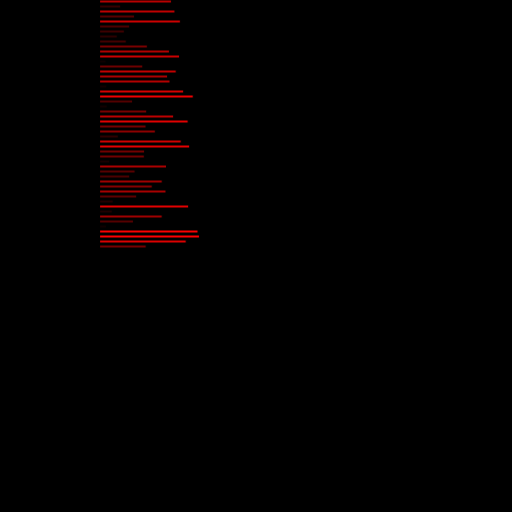
Frame 1 (no input)
Frame 60 (no input): identical to frame 1, image omitted
Frame 120 (the mouse pressed at the canvas centre since frame 60): identical to frame 1, image omitted

The p5.js sketch that drew this single still picture (run headless with seeded random() and noise() and a simulated clock; from frame 60 on, the mouse is pressed at the canvas centre):

// p5.js sketch
// ── sketch.js
let tams = [];

function setup() {
    createCanvas(512, 512); 
    //cuando decimos tams.length estamos pidiendo el "largo" de la lista o el "tamano del array"
    //definido arriba cuando creamos el array.
    //Aca en el setup estamos rellenando el array con una serie de numeros random.

    for (let i = 0;i < 50 ;  i++) {
        tams[i] = random(100);
    }

    print(tams); //veamos los valores que nos dio el random
}

function draw() {
  
    background(0);

    
    for (let i = 0;i < tams.length ; i++) {
        let r = map(tams[i], 0, 100, 0, 255);
        fill(r,0,0);
        rect(100, i *5, tams[i], 3); //dibujemos barritas cuyo largo lo define el array
    }
    
}
